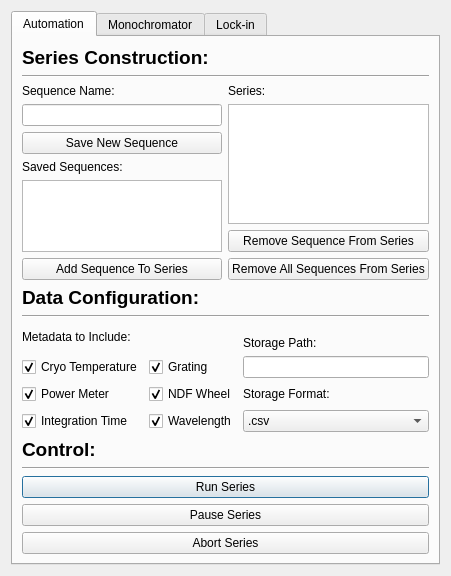
<?xml version="1.0" encoding="UTF-8"?>
<ui version="4.0">
 <class>Dialog</class>
 <widget class="QDialog" name="Dialog">
  <property name="geometry">
   <rect>
    <x>0</x>
    <y>0</y>
    <width>451</width>
    <height>482</height>
   </rect>
  </property>
  <property name="windowTitle">
   <string>Dialog</string>
  </property>
  <layout class="QGridLayout" name="gridLayout">
   <item row="0" column="0">
    <widget class="QTabWidget" name="tabWidget">
     <property name="currentIndex">
      <number>0</number>
     </property>
     <widget class="QWidget" name="autotab">
      <attribute name="title">
       <string>Automation</string>
      </attribute>
      <layout class="QGridLayout" name="gridLayout_2">
       <item row="7" column="0" colspan="2">
        <widget class="Line" name="autotab_line2">
         <property name="orientation">
          <enum>Qt::Horizontal</enum>
         </property>
        </widget>
       </item>
       <item row="3" column="0" colspan="2">
        <widget class="QLabel" name="autotab_data_label">
         <property name="font">
          <font>
           <pointsize>14</pointsize>
           <weight>75</weight>
           <bold>true</bold>
          </font>
         </property>
         <property name="text">
          <string>Data Configuration:</string>
         </property>
        </widget>
       </item>
       <item row="1" column="0" colspan="2">
        <widget class="Line" name="autotab_line0">
         <property name="orientation">
          <enum>Qt::Horizontal</enum>
         </property>
        </widget>
       </item>
       <item row="9" column="0" colspan="2">
        <widget class="QPushButton" name="autotab_runseries_button">
         <property name="text">
          <string>Run Series</string>
         </property>
        </widget>
       </item>
       <item row="4" column="0" colspan="2">
        <widget class="Line" name="autotab_line1">
         <property name="orientation">
          <enum>Qt::Horizontal</enum>
         </property>
        </widget>
       </item>
       <item row="2" column="0">
        <layout class="QVBoxLayout" name="autotab_sequence_layout">
         <item>
          <widget class="QLabel" name="autotab_sequencename_label">
           <property name="text">
            <string>Sequence Name:</string>
           </property>
          </widget>
         </item>
         <item>
          <widget class="QLineEdit" name="autotab_sequencename_ledit"/>
         </item>
         <item>
          <widget class="QPushButton" name="autotab_savesequence_button">
           <property name="text">
            <string>Save New Sequence</string>
           </property>
          </widget>
         </item>
         <item>
          <widget class="QLabel" name="autotab_savedsequences_label">
           <property name="text">
            <string>Saved Sequences:</string>
           </property>
          </widget>
         </item>
         <item>
          <widget class="QListWidget" name="autotab_savedsequences_list"/>
         </item>
         <item>
          <widget class="QPushButton" name="autotab_addsequencetoseries_button">
           <property name="text">
            <string>Add Sequence To Series</string>
           </property>
          </widget>
         </item>
        </layout>
       </item>
       <item row="0" column="0">
        <widget class="QLabel" name="autotab_seriesconstruct_label">
         <property name="font">
          <font>
           <pointsize>14</pointsize>
           <weight>75</weight>
           <bold>true</bold>
          </font>
         </property>
         <property name="text">
          <string>Series Construction:</string>
         </property>
        </widget>
       </item>
       <item row="6" column="0" colspan="2">
        <widget class="QLabel" name="autotab_control_label">
         <property name="font">
          <font>
           <pointsize>14</pointsize>
           <weight>75</weight>
           <bold>true</bold>
          </font>
         </property>
         <property name="text">
          <string>Control:</string>
         </property>
        </widget>
       </item>
       <item row="2" column="1">
        <layout class="QVBoxLayout" name="autotab_series_layout">
         <item>
          <widget class="QLabel" name="autotab_series_label">
           <property name="text">
            <string>Series:</string>
           </property>
          </widget>
         </item>
         <item>
          <widget class="QListWidget" name="autotab_series_list"/>
         </item>
         <item>
          <widget class="QPushButton" name="autotab_removesequence_button">
           <property name="text">
            <string>Remove Sequence From Series</string>
           </property>
          </widget>
         </item>
         <item>
          <widget class="QPushButton" name="autotab_removeallsequences_button">
           <property name="text">
            <string>Remove All Sequences From Series</string>
           </property>
          </widget>
         </item>
        </layout>
       </item>
       <item row="11" column="0" colspan="2">
        <widget class="QPushButton" name="autotab_pauseseries_button">
         <property name="text">
          <string>Pause Series</string>
         </property>
        </widget>
       </item>
       <item row="12" column="0" colspan="2">
        <widget class="QPushButton" name="autotab_abortseries_button">
         <property name="text">
          <string>Abort Series</string>
         </property>
        </widget>
       </item>
       <item row="5" column="0" colspan="2">
        <layout class="QGridLayout" name="autotab_data_layout">
         <item row="5" column="0" colspan="2">
          <widget class="QCheckBox" name="autotab_metadata_cryo_checkbox">
           <property name="text">
            <string>Cryo Temperature</string>
           </property>
           <property name="checked">
            <bool>true</bool>
           </property>
          </widget>
         </item>
         <item row="6" column="0" colspan="2">
          <widget class="QCheckBox" name="autotab_metadata_powermeter_checkbox">
           <property name="text">
            <string>Power Meter</string>
           </property>
           <property name="checked">
            <bool>true</bool>
           </property>
          </widget>
         </item>
         <item row="7" column="5">
          <widget class="QComboBox" name="autotab_storageformat_combobox">
           <item>
            <property name="text">
             <string>.csv</string>
            </property>
           </item>
           <item>
            <property name="text">
             <string>.fits</string>
            </property>
           </item>
           <item>
            <property name="text">
             <string>.json</string>
            </property>
           </item>
           <item>
            <property name="text">
             <string>.parquet</string>
            </property>
           </item>
          </widget>
         </item>
         <item row="6" column="5">
          <widget class="QLabel" name="autotab_storageformat_label">
           <property name="text">
            <string>Storage Format:</string>
           </property>
          </widget>
         </item>
         <item row="4" column="5">
          <widget class="QLabel" name="autotab_storagepath_label">
           <property name="text">
            <string>Storage Path:</string>
           </property>
          </widget>
         </item>
         <item row="5" column="5">
          <widget class="QLineEdit" name="autotab_storagepath_ledit"/>
         </item>
         <item row="7" column="0">
          <widget class="QCheckBox" name="autotab_metadata_integrationtime_checkbox">
           <property name="text">
            <string>Integration Time</string>
           </property>
           <property name="checked">
            <bool>true</bool>
           </property>
          </widget>
         </item>
         <item row="5" column="2" colspan="3">
          <widget class="QCheckBox" name="autotab_metadata_grating_checkbox">
           <property name="text">
            <string>Grating</string>
           </property>
           <property name="checked">
            <bool>true</bool>
           </property>
          </widget>
         </item>
         <item row="6" column="2" colspan="3">
          <widget class="QCheckBox" name="autotab_metadata_ndf_checkbox">
           <property name="text">
            <string>NDF Wheel</string>
           </property>
           <property name="checked">
            <bool>true</bool>
           </property>
          </widget>
         </item>
         <item row="7" column="2" colspan="3">
          <widget class="QCheckBox" name="autotab_metadata_wavelength_checkbox">
           <property name="text">
            <string>Wavelength</string>
           </property>
           <property name="checked">
            <bool>true</bool>
           </property>
          </widget>
         </item>
         <item row="2" column="0" rowspan="3" colspan="5">
          <widget class="QLabel" name="autotab_metadata_label">
           <property name="text">
            <string>Metadata to Include:</string>
           </property>
          </widget>
         </item>
        </layout>
       </item>
      </layout>
     </widget>
     <widget class="QWidget" name="monochromator">
      <attribute name="title">
       <string>Monochromator</string>
      </attribute>
      <layout class="QGridLayout" name="gridLayout_3">
       <item row="11" column="0" colspan="3">
        <widget class="Line" name="line_2">
         <property name="orientation">
          <enum>Qt::Horizontal</enum>
         </property>
        </widget>
       </item>
       <item row="1" column="0" colspan="3">
        <widget class="Line" name="line">
         <property name="orientation">
          <enum>Qt::Horizontal</enum>
         </property>
        </widget>
       </item>
       <item row="22" column="0">
        <widget class="QLabel" name="monochromator_sequencecontrol_g1g2transition_label">
         <property name="text">
          <string>G1 to G2 Transition Wavelength (um.):</string>
         </property>
        </widget>
       </item>
       <item row="3" column="0" colspan="2">
        <widget class="QLineEdit" name="monochromator_manualcontrol_wavelength_ledit">
         <property name="sizePolicy">
          <sizepolicy hsizetype="Preferred" vsizetype="Fixed">
           <horstretch>0</horstretch>
           <verstretch>0</verstretch>
          </sizepolicy>
         </property>
        </widget>
       </item>
       <item row="5" column="0" colspan="2">
        <widget class="QComboBox" name="monochromator_manualcontrol_osf_combobox">
         <property name="sizePolicy">
          <sizepolicy hsizetype="Preferred" vsizetype="Fixed">
           <horstretch>0</horstretch>
           <verstretch>0</verstretch>
          </sizepolicy>
         </property>
         <property name="editable">
          <bool>true</bool>
         </property>
         <item>
          <property name="text">
           <string>OSF1</string>
          </property>
         </item>
         <item>
          <property name="text">
           <string>OSF2</string>
          </property>
         </item>
         <item>
          <property name="text">
           <string>OSF3</string>
          </property>
         </item>
         <item>
          <property name="text">
           <string>OSF4</string>
          </property>
         </item>
        </widget>
       </item>
       <item row="7" column="2" rowspan="3">
        <widget class="QPushButton" name="monochromator_manualcontrol_abort">
         <property name="sizePolicy">
          <sizepolicy hsizetype="Minimum" vsizetype="Preferred">
           <horstretch>0</horstretch>
           <verstretch>0</verstretch>
          </sizepolicy>
         </property>
         <property name="text">
          <string>Abort</string>
         </property>
        </widget>
       </item>
       <item row="4" column="0">
        <widget class="QLabel" name="monochromator_manualcontrol_osf_label">
         <property name="sizePolicy">
          <sizepolicy hsizetype="Preferred" vsizetype="Preferred">
           <horstretch>0</horstretch>
           <verstretch>0</verstretch>
          </sizepolicy>
         </property>
         <property name="text">
          <string>Filter:</string>
         </property>
        </widget>
       </item>
       <item row="27" column="0">
        <widget class="QLabel" name="monochromator_sequencecontrol_osf2osf3transition_label">
         <property name="text">
          <string>OSF2 to OSF3 Transition Wavelength (um.):</string>
         </property>
        </widget>
       </item>
       <item row="8" column="0">
        <widget class="QLabel" name="monochromator_manualcontrol_shutter_label">
         <property name="sizePolicy">
          <sizepolicy hsizetype="Preferred" vsizetype="Preferred">
           <horstretch>0</horstretch>
           <verstretch>0</verstretch>
          </sizepolicy>
         </property>
         <property name="text">
          <string>Shutter:</string>
         </property>
        </widget>
       </item>
       <item row="24" column="1" colspan="2">
        <widget class="QLineEdit" name="monochromator_sequencecontrol_g2g3transition_ledit"/>
       </item>
       <item row="22" column="1" colspan="2">
        <widget class="QLineEdit" name="monochromator_sequencecontrol_g1g2transition_ledit"/>
       </item>
       <item row="26" column="1" colspan="2">
        <widget class="QLineEdit" name="monochromator_sequencecontrol_osf1osf2transition_ledit"/>
       </item>
       <item row="26" column="0">
        <widget class="QLabel" name="monochromator_sequencecontrol_osf1osf2transition_label">
         <property name="text">
          <string>OSF1 to OSF2 Transition Wavelength (um.):</string>
         </property>
        </widget>
       </item>
       <item row="16" column="0">
        <widget class="QLabel" name="monochromator_sequencecontrol_endwave_label">
         <property name="text">
          <string>End Wavelength (um.):</string>
         </property>
        </widget>
       </item>
       <item row="24" column="0">
        <widget class="QLabel" name="monochromator_sequencecontrol_g2g3transition_label">
         <property name="text">
          <string>G2 to G3 Transition Wavelength (um.): </string>
         </property>
        </widget>
       </item>
       <item row="27" column="1" colspan="2">
        <widget class="QLineEdit" name="monochromator_sequencecontrol_osf2osf3transition_ledit"/>
       </item>
       <item row="3" column="2" rowspan="3">
        <widget class="QPushButton" name="monochromator_manualcontrol_setparameters_button">
         <property name="sizePolicy">
          <sizepolicy hsizetype="Minimum" vsizetype="Preferred">
           <horstretch>0</horstretch>
           <verstretch>0</verstretch>
          </sizepolicy>
         </property>
         <property name="text">
          <string>Set Parameters</string>
         </property>
        </widget>
       </item>
       <item row="20" column="1" colspan="2">
        <widget class="QLineEdit" name="monochromator_sequencecontrol_step_ledit"/>
       </item>
       <item row="12" column="0">
        <widget class="QLabel" name="monochromator_sequencecontrol_startwave_label">
         <property name="text">
          <string>Start Wavelength (um.):</string>
         </property>
        </widget>
       </item>
       <item row="7" column="0" colspan="2">
        <widget class="QComboBox" name="monochromator_manualcontrol_grating_combobox">
         <property name="sizePolicy">
          <sizepolicy hsizetype="Preferred" vsizetype="Fixed">
           <horstretch>0</horstretch>
           <verstretch>0</verstretch>
          </sizepolicy>
         </property>
         <property name="editable">
          <bool>true</bool>
         </property>
         <item>
          <property name="text">
           <string>G1</string>
          </property>
         </item>
         <item>
          <property name="text">
           <string>G2</string>
          </property>
         </item>
         <item>
          <property name="text">
           <string>G3</string>
          </property>
         </item>
        </widget>
       </item>
       <item row="10" column="0" colspan="3">
        <widget class="QLabel" name="monochromator_sequencecontrol_label">
         <property name="sizePolicy">
          <sizepolicy hsizetype="Preferred" vsizetype="Preferred">
           <horstretch>0</horstretch>
           <verstretch>0</verstretch>
          </sizepolicy>
         </property>
         <property name="font">
          <font>
           <pointsize>14</pointsize>
           <weight>75</weight>
           <bold>true</bold>
          </font>
         </property>
         <property name="text">
          <string>Sequence Control:</string>
         </property>
        </widget>
       </item>
       <item row="9" column="0" colspan="2">
        <widget class="QComboBox" name="monochromator_manualcontrol_shutter_combobox">
         <property name="sizePolicy">
          <sizepolicy hsizetype="Preferred" vsizetype="Fixed">
           <horstretch>0</horstretch>
           <verstretch>0</verstretch>
          </sizepolicy>
         </property>
         <property name="editable">
          <bool>true</bool>
         </property>
         <item>
          <property name="text">
           <string>Open</string>
          </property>
         </item>
         <item>
          <property name="text">
           <string>Close</string>
          </property>
         </item>
        </widget>
       </item>
       <item row="0" column="0">
        <widget class="QLabel" name="monochromator_manualcontrol_label">
         <property name="font">
          <font>
           <pointsize>14</pointsize>
           <weight>75</weight>
           <bold>true</bold>
          </font>
         </property>
         <property name="text">
          <string>Manual Control:</string>
         </property>
        </widget>
       </item>
       <item row="12" column="1" colspan="2">
        <widget class="QLineEdit" name="monochromator_sequencecontrol_startwave_ledit"/>
       </item>
       <item row="2" column="0">
        <widget class="QLabel" name="monochromator_manualcontrol_wavelength_label">
         <property name="sizePolicy">
          <sizepolicy hsizetype="Preferred" vsizetype="Preferred">
           <horstretch>0</horstretch>
           <verstretch>0</verstretch>
          </sizepolicy>
         </property>
         <property name="text">
          <string>Wavelength (um.):</string>
         </property>
        </widget>
       </item>
       <item row="6" column="0">
        <widget class="QLabel" name="monochromator_manualcontrol_grating_label">
         <property name="sizePolicy">
          <sizepolicy hsizetype="Preferred" vsizetype="Preferred">
           <horstretch>0</horstretch>
           <verstretch>0</verstretch>
          </sizepolicy>
         </property>
         <property name="text">
          <string>Grating:</string>
         </property>
        </widget>
       </item>
       <item row="16" column="1" colspan="2">
        <widget class="QLineEdit" name="monochromator_sequencecontrol_endwave_ledit"/>
       </item>
       <item row="20" column="0">
        <widget class="QLabel" name="monochromator_sequencecontrol_step_label">
         <property name="text">
          <string>Step Size (nm.):</string>
         </property>
        </widget>
       </item>
       <item row="25" column="0">
        <widget class="QLabel" name="monochromator_sequencecontrol_noosfosf1transition_label">
         <property name="text">
          <string>No OSF to OSF1 Transition Wavelength (um.):</string>
         </property>
        </widget>
       </item>
       <item row="25" column="1" colspan="2">
        <widget class="QLineEdit" name="monochromator_sequencecontrol_noosfosf1transition_ledit"/>
       </item>
      </layout>
     </widget>
     <widget class="QWidget" name="lockin">
      <attribute name="title">
       <string>Lock-in</string>
      </attribute>
      <layout class="QGridLayout" name="gridLayout_6">
       <item row="0" column="0">
        <layout class="QGridLayout" name="gridLayout_4">
         <item row="2" column="0">
          <widget class="QLabel" name="lockin_sampletime_label">
           <property name="text">
            <string>Sample Time:</string>
           </property>
          </widget>
         </item>
         <item row="1" column="0">
          <widget class="QLabel" name="lockin_samplefrequency_label">
           <property name="text">
            <string>Sample Frequency:</string>
           </property>
          </widget>
         </item>
         <item row="5" column="0" colspan="2">
          <widget class="QLabel" name="label">
           <property name="sizePolicy">
            <sizepolicy hsizetype="Preferred" vsizetype="Maximum">
             <horstretch>0</horstretch>
             <verstretch>0</verstretch>
            </sizepolicy>
           </property>
           <property name="font">
            <font>
             <pointsize>14</pointsize>
             <weight>75</weight>
             <bold>true</bold>
            </font>
           </property>
           <property name="text">
            <string>Manual Control:</string>
           </property>
          </widget>
         </item>
         <item row="4" column="0">
          <widget class="QLabel" name="lockin_sensitivitystring_label">
           <property name="text">
            <string>Sensitivity String:</string>
           </property>
          </widget>
         </item>
         <item row="6" column="0" colspan="2">
          <widget class="QPushButton" name="lockin_startsinglemeasure_button">
           <property name="text">
            <string>Start Single Measurement</string>
           </property>
          </widget>
         </item>
         <item row="1" column="1">
          <widget class="QLineEdit" name="lockin_samplefrequency_ledit"/>
         </item>
         <item row="7" column="0" colspan="2">
          <widget class="QPushButton" name="lockin_stopsinglemeasure_button">
           <property name="text">
            <string>Stop Single Measurement</string>
           </property>
          </widget>
         </item>
         <item row="3" column="0">
          <widget class="QLabel" name="lockin_timeconstant_label">
           <property name="text">
            <string>Time Constant:</string>
           </property>
          </widget>
         </item>
         <item row="2" column="1">
          <widget class="QLineEdit" name="lockin_sampletime_ledit"/>
         </item>
         <item row="3" column="1">
          <widget class="QLineEdit" name="lockin_timeconstant_ledit"/>
         </item>
         <item row="4" column="1">
          <widget class="QLineEdit" name="lockin_sensitivitystring_ledit"/>
         </item>
         <item row="0" column="0" colspan="2">
          <widget class="QLabel" name="label_2">
           <property name="sizePolicy">
            <sizepolicy hsizetype="Preferred" vsizetype="Maximum">
             <horstretch>0</horstretch>
             <verstretch>0</verstretch>
            </sizepolicy>
           </property>
           <property name="font">
            <font>
             <pointsize>14</pointsize>
             <weight>75</weight>
             <bold>true</bold>
            </font>
           </property>
           <property name="text">
            <string>Manual/Sequence Control:</string>
           </property>
          </widget>
         </item>
        </layout>
       </item>
      </layout>
     </widget>
    </widget>
   </item>
  </layout>
 </widget>
 <resources/>
 <connections/>
</ui>
